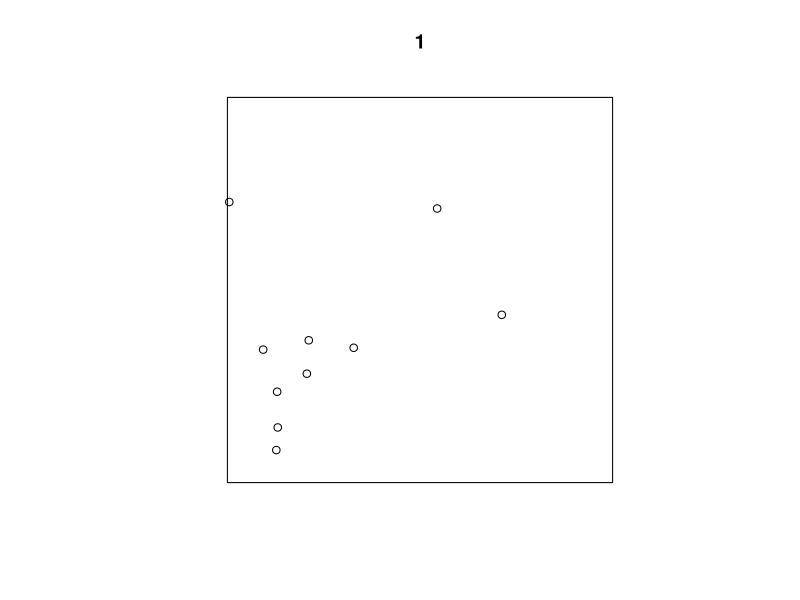
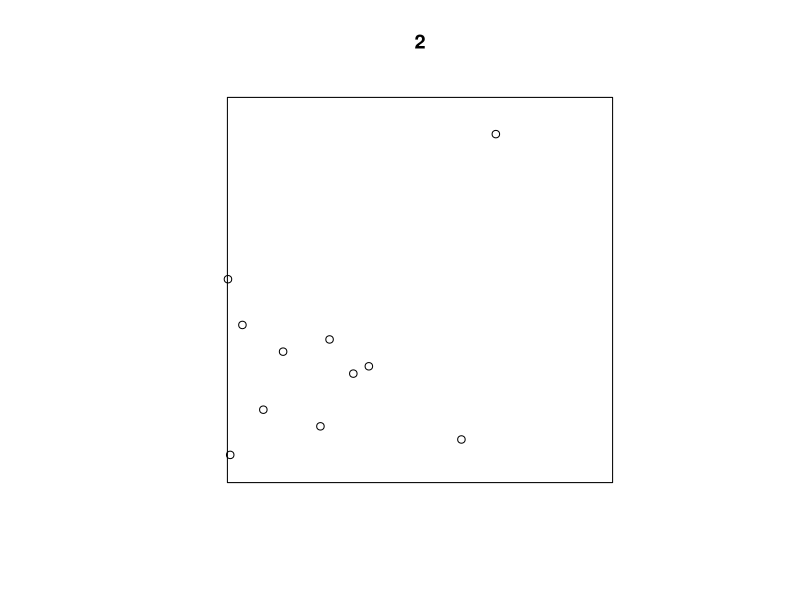
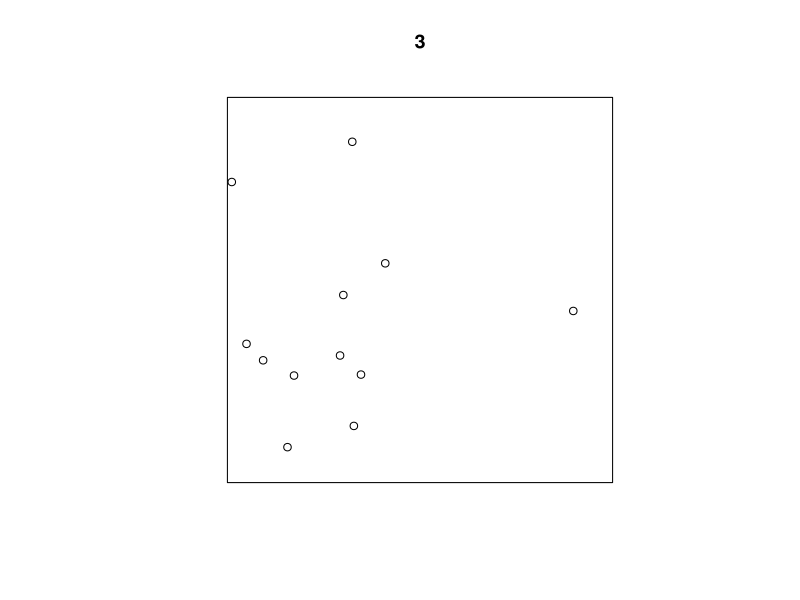
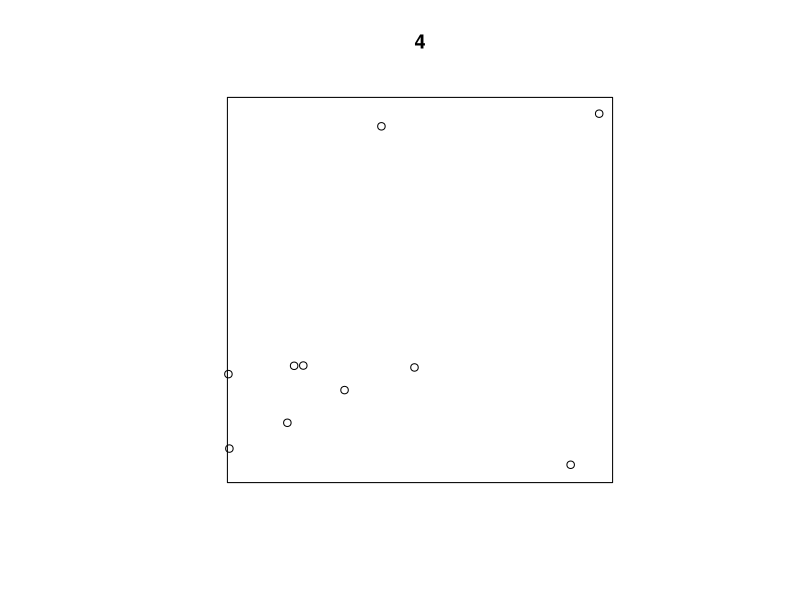
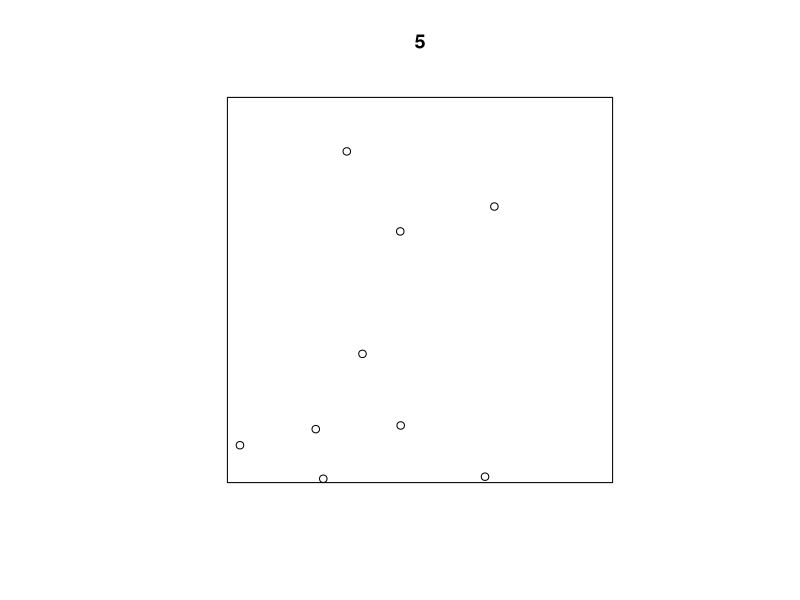
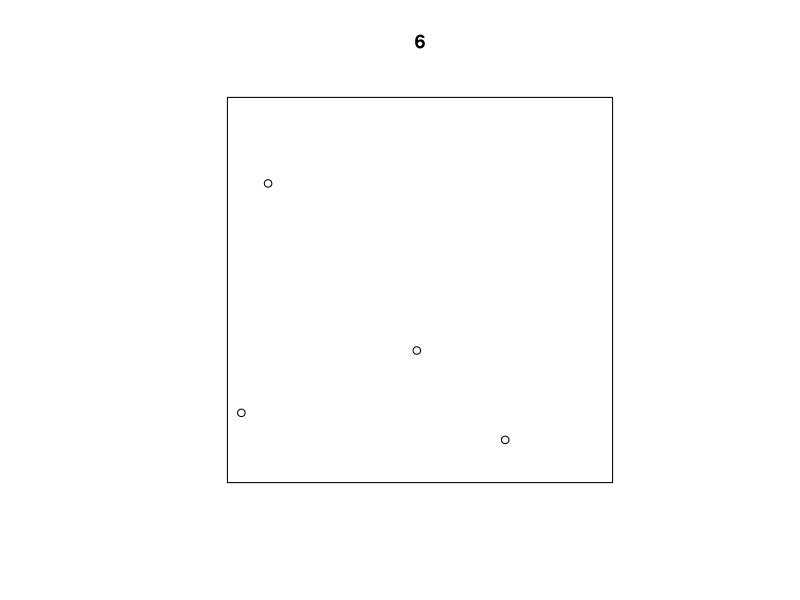
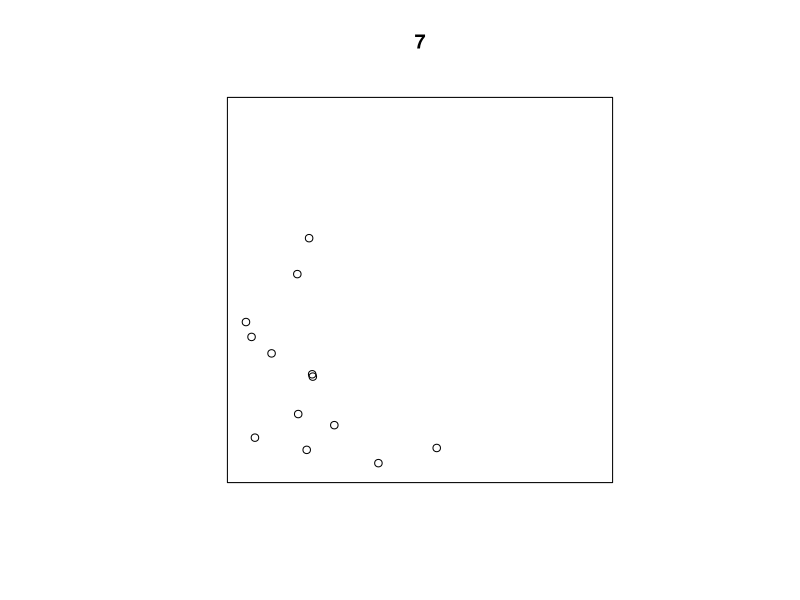
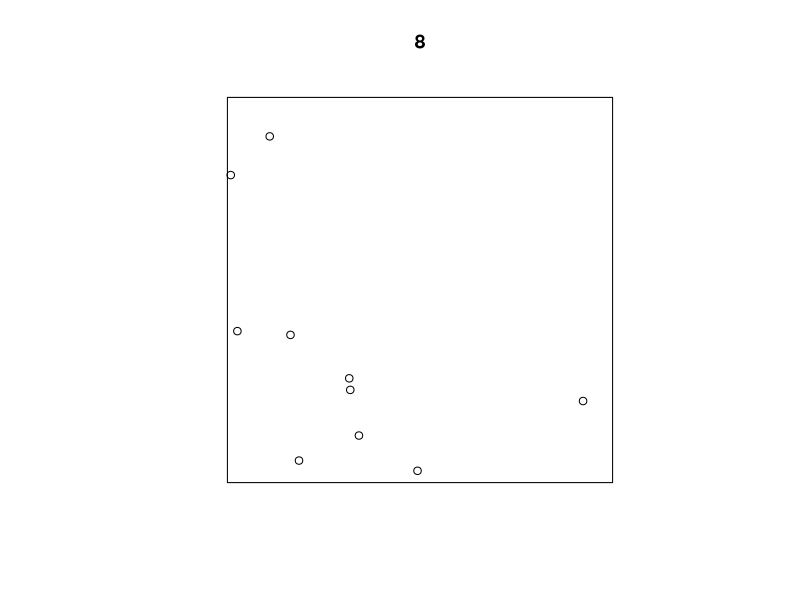

Write R code to recreate these figures, in order.
install.packages('spatstat')
library('spatstat')
install.packages('rmutil')
library('rmutil')

N=10

pp <- rpoispp(function(x,y) {73 * exp(-3*x-2*y)}, 100, nsim=N)
f = function(x,y) {73 * exp(-3*x-2*y)}


n.array = numeric()
for(i in 1:N){
  n.array[i] = pp[[i]]$n
  print(pp[[i]]$n)
  plot(pp[[i]], main=i)
}

a = max(n.array)

res.x = matrix(0, nrow=a, ncol=N)
res.y = matrix(0, nrow=a, ncol=N)
for(i in 1:N){
  res.x[1:pp[[i]]$n, i]= pp[[i]]$x
  res.y[1:pp[[i]]$n, i]= pp[[i]]$y
}

res.x
res.y

install.packages('reshape')
library(reshape)

dt1 <- melt(res.x)
dt1 <- dt1[,-1]
dt1
